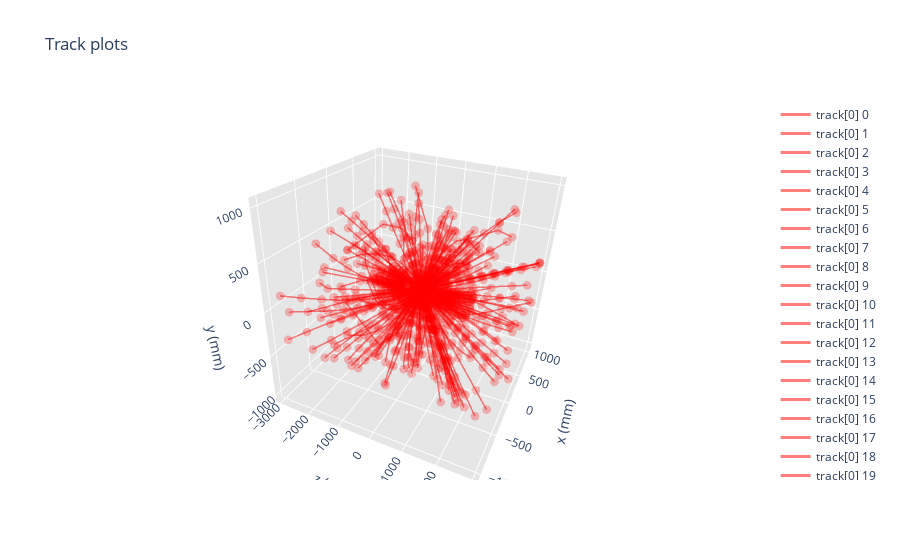

Notebook cell for this chart:
### Markdown cell above
### Plot

### Code cell
track_plot_list([tracks_final.iloc[:,9:]], n_tracks = 200)
